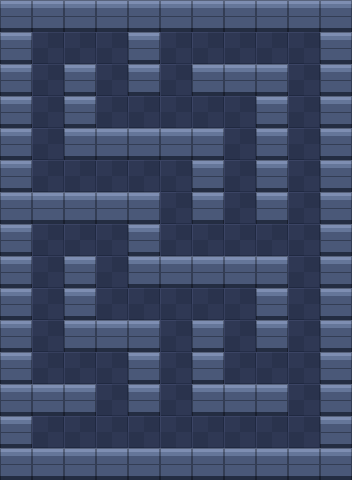

This is a level from a 2D game, rendered from its Tiled map with the project's own tilesets. A one-line summary and the complete map file follow:
An orthogonal 11x15 tile map with 32x32 px tiles, 1 tile layer (Tile Layer 1) and 5 objects (3x Cheese, MouseStart, MouseHouse).

<map version="1.10" tiledversion="1.10.2" orientation="orthogonal" renderorder="right-down" width="11" height="15" tilewidth="32" tileheight="32" infinite="0" nextlayerid="3" nextobjectid="10">
 <tileset firstgid="1" name="maze_tiles" tilewidth="32" tileheight="32" tilecount="2" columns="2">
  <image source="maze_tiles.png" width="64" height="32" />
 </tileset>
 <layer id="1" name="Tile Layer 1" width="11" height="15">
  <data encoding="csv">
2,2,2,2,2,2,2,2,2,2,2,
2,1,1,1,2,1,1,1,1,1,2,
2,1,2,1,2,1,2,2,2,1,2,
2,1,2,1,1,1,1,1,2,1,2,
2,1,2,2,2,2,2,1,2,1,2,
2,1,1,1,1,1,2,1,2,1,2,
2,2,2,2,2,1,2,1,2,1,2,
2,1,1,1,2,1,1,1,1,1,2,
2,1,2,1,2,2,2,2,2,1,2,
2,1,2,1,1,1,1,1,2,1,2,
2,1,2,2,2,1,2,1,2,1,2,
2,1,1,1,2,1,2,1,1,1,2,
2,2,2,1,2,1,2,2,2,1,2,
2,1,1,1,1,1,1,1,1,1,2,
2,2,2,2,2,2,2,2,2,2,2
</data>
 </layer>
 <objectgroup id="2" name="Objects">
  <object id="1" name="MouseStart" type="MouseStart" x="48" y="48" width="32" height="32" />
  <object id="2" name="MouseHouse" type="MouseHouse" x="288" y="416" width="32" height="32" />
  <object id="3" name="Cheese1" type="Cheese" x="80" y="176" width="32" height="32" />
  <object id="4" name="Cheese2" type="Cheese" x="176" y="240" width="32" height="32" />
  <object id="5" name="Cheese3" type="Cheese" x="176" y="368" width="32" height="32" />
 </objectgroup>
</map>
